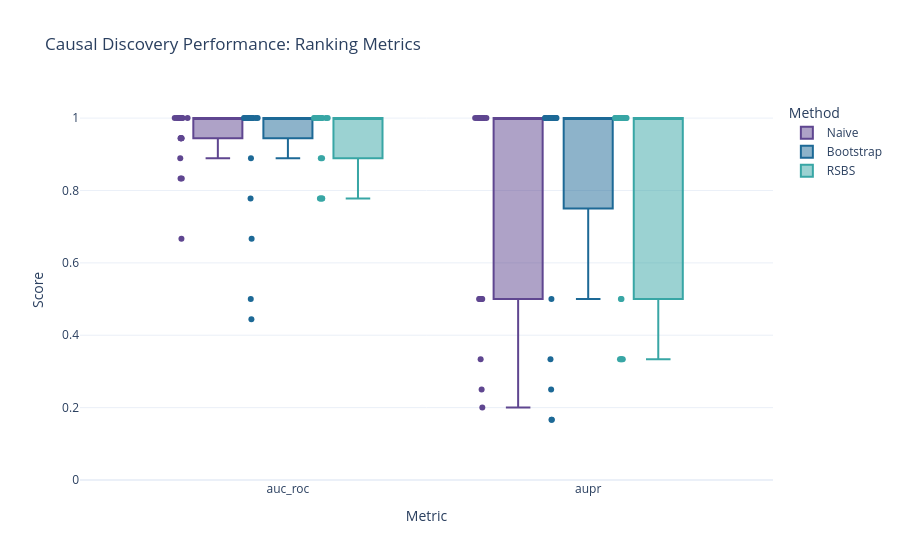

Notebook code cell kept with this figure:
### Code cell
fig1.show()

### Figure 1 — Plotly figure (JSON) as saved in the notebook; plotly's stock layout.template omitted (floating-point values rounded to 4 significant figures)
{"data": [{"alignmentgroup": "True", "boxpoints": "all", "hovertemplate": "Method=Naive<br>Metric=%{x}<br>Score=%{y}<extra></extra>", "legendgroup": "Naive", "marker": {"color": "rgb(95, 70, 144)"}, "name": "Naive", "notched": false, "offsetgroup": "Naive", "orientation": "v", "showlegend": true, "type": "box", "x": ["auc_roc", "auc_roc", "auc_roc", "auc_roc", "auc_roc", "auc_roc", "auc_roc", "auc_roc", "auc_roc", "auc_roc", "auc_roc", "auc_roc", "auc_roc", "auc_roc", "auc_roc", "auc_roc", "auc_roc", "auc_roc", "auc_roc", "auc_roc", "aupr", "aupr", "aupr", "aupr", "aupr", "aupr", "aupr", "aupr", "aupr", "aupr", "aupr", "aupr", "aupr", "aupr", "aupr", "aupr", "aupr", "aupr", "aupr", "aupr"], "x0": " ", "xaxis": "x", "y": [1.0, 1.0, 0.9444, 0.8889, 1.0, 1.0, 0.8333, 1.0, 0.9444, 0.9444, 0.6667, 1.0, 0.9444, 0.9444, 1.0, 0.8333, 1.0, 1.0, 1.0, 1.0, 1.0, 1.0, 0.5, 0.5, 1.0, 1.0, 0.3333, 1.0, 0.5, 0.5, 0.2, 1.0, 0.5, 0.5, 1.0, 0.25, 1.0, 1.0, 1.0, 1.0], "y0": " ", "yaxis": "y"}, {"alignmentgroup": "True", "boxpoints": "all", "hovertemplate": "Method=Bootstrap<br>Metric=%{x}<br>Score=%{y}<extra></extra>", "legendgroup": "Bootstrap", "marker": {"color": "rgb(29, 105, 150)"}, "name": "Bootstrap", "notched": false, "offsetgroup": "Bootstrap", "orientation": "v", "showlegend": true, "type": "box", "x": ["auc_roc", "auc_roc", "auc_roc", "auc_roc", "auc_roc", "auc_roc", "auc_roc", "auc_roc", "auc_roc", "auc_roc", "auc_roc", "auc_roc", "auc_roc", "auc_roc", "auc_roc", "auc_roc", "auc_roc", "auc_roc", "auc_roc", "auc_roc", "aupr", "aupr", "aupr", "aupr", "aupr", "aupr", "aupr", "aupr", "aupr", "aupr", "aupr", "aupr", "aupr", "aupr", "aupr", "aupr", "aupr", "aupr", "aupr", "aupr"], "x0": " ", "xaxis": "x", "y": [1.0, 1.0, 0.6667, 0.5, 1.0, 1.0, 0.4444, 1.0, 1.0, 1.0, 1.0, 1.0, 1.0, 1.0, 1.0, 0.8889, 1.0, 0.7778, 1.0, 1.0, 1.0, 1.0, 0.25, 0.1667, 1.0, 1.0, 0.1667, 1.0, 1.0, 1.0, 1.0, 1.0, 1.0, 1.0, 1.0, 0.5, 1.0, 0.3333, 1.0, 1.0], "y0": " ", "yaxis": "y"}, {"alignmentgroup": "True", "boxpoints": "all", "hovertemplate": "Method=RSBS<br>Metric=%{x}<br>Score=%{y}<extra></extra>", "legendgroup": "RSBS", "marker": {"color": "rgb(56, 166, 165)"}, "name": "RSBS", "notched": false, "offsetgroup": "RSBS", "orientation": "v", "showlegend": true, "type": "box", "x": ["auc_roc", "auc_roc", "auc_roc", "auc_roc", "auc_roc", "auc_roc", "auc_roc", "auc_roc", "auc_roc", "auc_roc", "auc_roc", "auc_roc", "auc_roc", "auc_roc", "auc_roc", "auc_roc", "auc_roc", "auc_roc", "auc_roc", "auc_roc", "aupr", "aupr", "aupr", "aupr", "aupr", "aupr", "aupr", "aupr", "aupr", "aupr", "aupr", "aupr", "aupr", "aupr", "aupr", "aupr", "aupr", "aupr", "aupr", "aupr"], "x0": " ", "xaxis": "x", "y": [1.0, 1.0, 1.0, 1.0, 0.8889, 1.0, 1.0, 1.0, 1.0, 0.8889, 0.7778, 0.7778, 1.0, 1.0, 0.7778, 0.7778, 1.0, 1.0, 1.0, 1.0, 1.0, 1.0, 1.0, 1.0, 0.5, 1.0, 1.0, 1.0, 1.0, 0.5, 0.3333, 0.3333, 1.0, 1.0, 0.3333, 0.3333, 1.0, 1.0, 1.0, 1.0], "y0": " ", "yaxis": "y"}], "layout": {"boxmode": "group", "legend": {"title": {"text": "Method"}, "tracegroupgap": 0}, "title": {"text": "Causal Discovery Performance: Ranking Metrics"}, "xaxis": {"anchor": "y", "domain": [0, 1], "title": {"text": "Metric"}}, "yaxis": {"anchor": "x", "domain": [0, 1], "range": [0, 1.05], "title": {"text": "Score"}}}}
